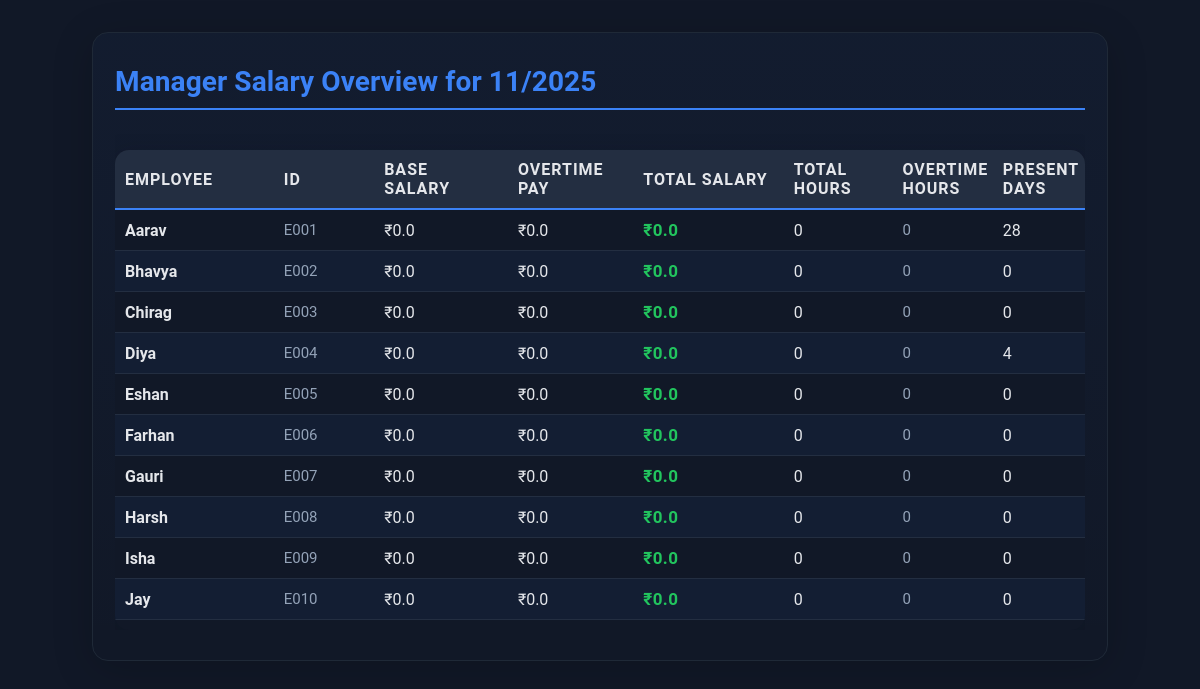
The app's page /manager/salary-overview/ (signed in), older data.
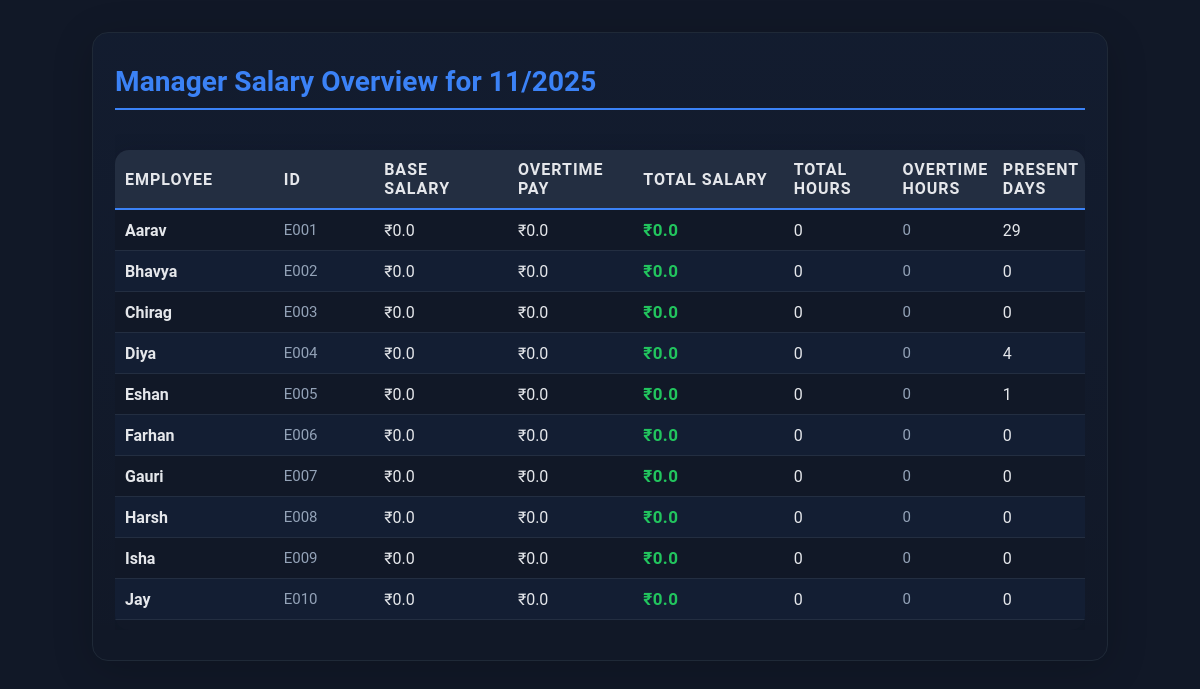
The same page, newer data.
### locationapp/models.py (models this page shows, shortened)
class Employee(models.Model):
    user = models.OneToOneField(User, on_delete=models.CASCADE, null=True, blank=True)
    E_id = models.CharField(max_length=10, unique=True)
    E_name = models.CharField(max_length=100)
    latitude = models.FloatField(null=True, blank=True)
    longitude = models.FloatField(null=True, blank=True)
    SALARY_TYPE_CHOICES = [
        ('monthly', 'Monthly Fixed (Days-based)'),
        ('hourly', 'Hourly Rate (Hours-based)'),
    ]
    salary_type = models.CharField(
        max_length=10,
        choices=SALARY_TYPE_CHOICES,
        default='monthly',
        help_text="Select salary calculation method"
    )
    monthly_salary = models.DecimalField(
        max_digits=10,
        decimal_places=2,
        default=0.0,
        help_text="Fixed monthly salary (for 26 working days)"
    )
    hourly_rate = models.DecimalField(
        max_digits=10,
        decimal_places=2,
        default=0.0,
        help_text="Hourly rate in ₹"
    )
    standard_hours_per_day = models.IntegerField(
        default=8,
        help_text="Standard working hours per day (8 hours = 1 full day)"
    )
    overtime_rate_multiplier = models.DecimalField(
        max_digits=4,
        decimal_places=2,
        default=1.5,
        help_text="Overtime rate multiplier (1.5 = 150% of hourly rate)"
    )
    salary = models.DecimalField(max_digits=10, decimal_places=2, default=0.0)
    is_manager = models.BooleanField(default=False)
    is_checked_in = models.BooleanField(default=False)
    last_location_update = models.DateTimeField(null=True, blank=True)
    class Meta:
        permissions = [
            ('can_view_attendance', 'Can view attendance records'),
            ('can_edit_salary', 'Can edit employee salary'),
            ('can_add_employee', 'Can add new employees'),
            ('can_delete_employee', 'Can delete employees'),
            ('can_view_reports', 'Can view reports'),
            ('can_manipulate_salary', 'Can manipulate calculated salary'),
        ]

### locationapp/views.py (the view)
# urls.py: path('manager/salary-overview/', views.manager_salary_overview, name='manager_salary_overview'),
@login_required
def manager_salary_overview(request):
    month = int(request.GET.get('month', timezone.now().month))
    year = int(request.GET.get('year', timezone.now().year))
    employees = Employee.objects.all()
    salary_data = []
    for emp in employees:
        salary_info = calculate_monthly_salary(emp, month, year)
        salary_data.append({
            'employee': emp,
            'E_id': emp.E_id,
            'E_name': emp.E_name,
            'base_salary': salary_info['base_salary'],
            'overtime_pay': salary_info['overtime_pay'],
            'total_salary': salary_info['total_salary'],
            'total_hours': salary_info['total_hours'],
            'overtime_hours': salary_info['overtime_hours'],
            'total_days_present': salary_info['total_days_present']
        })
    context = {
        'salary_data': salary_data,
        'month': month,
        'year': year
    }
    return render(request, 'manager_salary_overview.html', context)

### locationapp/models.py (called while the page is built)
    def hours_worked(self):
        if self.manual_hours is not None:
            return float(self.manual_hours)
        if self.check_in_time and self.check_out_time:
            duration = self.check_out_time - self.check_in_time
            hours = duration.total_seconds() / 3600
            return round(hours, 2)
        if self.check_in_time and not self.check_out_time:
            return float(self.employee.standard_hours_per_day)
        return 0

    def overtime_hours(self):
        total = self.hours_worked()
        standard = self.employee.standard_hours_per_day
        if self.is_sunday or self.is_holiday:
            return total
        else:
            return max(0, total - standard)

### locationapp/templates/manager_salary_overview.html (shortened to what this page needs)
<!DOCTYPE html>
<html>
<head>
</head>
<body>
    <div class="panel">
        <div class="title"> Manager Salary Overview for {{ month }}/{{ year }}</div>
        <div class="table-responsive">
        <table>
            <thead>
                <tr>
                    <th>Employee</th>
                    <th>ID</th>
                    <th>Base Salary</th>
                    <th>Overtime Pay</th>
                    <th>Total Salary</th>
                    <th>Total Hours</th>
                    <th>Overtime Hours</th>
                    <th>Present Days</th>
                </tr>
            </thead>
            <tbody>
            {% for item in salary_data %}
                <tr>
                    <td><b>{{ item.E_name }}</b></td>
                    <td class="muted">{{ item.E_id }}</td>
                    <td>₹{{ item.base_salary }}</td>
                    <td>₹{{ item.overtime_pay }}</td>
                    <td class="highlight">₹{{ item.total_salary }}</td>
                    <td>{{ item.total_hours }}</td>
                    <td class="muted">{{ item.overtime_hours }}</td>
                    <td>{{ item.total_days_present }}</td>
                </tr>
            {% empty %}
                <tr>
                    <td colspan="8" class="muted">No employee data found for this month/year.</td>
                </tr>
            {% endfor %}
            </tbody>
        </table>
        </div>
    </div>
</body>
</html>

Row changes from the older to the newer data that the page shows:
computed for Employee "Aarav": total_days_present "28" → "29"
changed Employee "Eshan": total_days_present "0" → "1"
